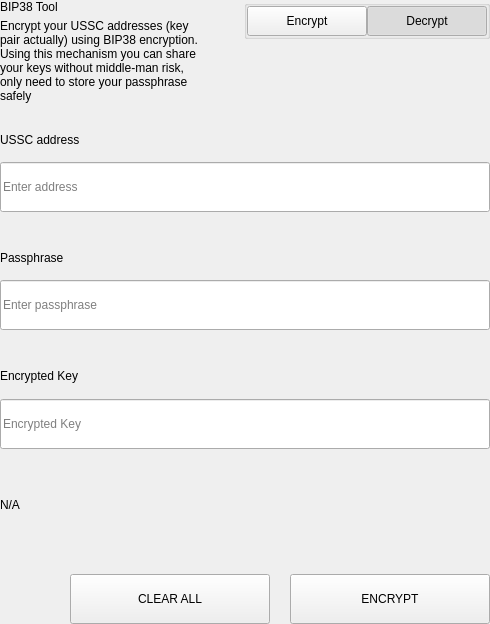
<?xml version="1.0" encoding="UTF-8"?>
<ui version="4.0">
 <class>SettingsBitToolWidget</class>
 <widget class="QWidget" name="SettingsBitToolWidget">
  <property name="geometry">
   <rect>
    <x>0</x>
    <y>0</y>
    <width>490</width>
    <height>624</height>
   </rect>
  </property>
  <property name="windowTitle">
   <string>Form</string>
  </property>
  <layout class="QVBoxLayout" name="verticalLayout">
   <property name="spacing">
    <number>0</number>
   </property>
   <property name="leftMargin">
    <number>0</number>
   </property>
   <property name="topMargin">
    <number>0</number>
   </property>
   <property name="rightMargin">
    <number>0</number>
   </property>
   <property name="bottomMargin">
    <number>0</number>
   </property>
   <item>
    <widget class="QWidget" name="left" native="true">
     <layout class="QVBoxLayout" name="verticalLayout_3">
      <property name="leftMargin">
       <number>0</number>
      </property>
      <property name="topMargin">
       <number>0</number>
      </property>
      <property name="rightMargin">
       <number>0</number>
      </property>
      <property name="bottomMargin">
       <number>0</number>
      </property>
      <item>
       <layout class="QVBoxLayout" name="verticalLayout_2">
        <property name="spacing">
         <number>0</number>
        </property>
        <item>
         <layout class="QHBoxLayout" name="horizontalLayout_3" stretch="3,1">
          <property name="spacing">
           <number>40</number>
          </property>
          <item>
           <layout class="QVBoxLayout" name="verticalLayoutTitle">
            <property name="spacing">
             <number>5</number>
            </property>
            <item>
             <widget class="QLabel" name="labelTitle">
              <property name="text">
               <string>BIP38 Tool</string>
              </property>
             </widget>
            </item>
            <item>
             <widget class="QLabel" name="labelSubtitle1">
              <property name="text">
               <string>Encrypt your USSC addresses (key pair actually) using BIP38 encryption.
Using this mechanism you can share your keys without middle-man risk, only need to store your passphrase safely</string>
              </property>
              <property name="wordWrap">
               <bool>true</bool>
              </property>
             </widget>
            </item>
           </layout>
          </item>
          <item alignment="Qt::AlignTop">
           <widget class="QGroupBox" name="groupBox">
            <property name="title">
             <string/>
            </property>
            <property name="alignment">
             <set>Qt::AlignLeading|Qt::AlignLeft|Qt::AlignTop</set>
            </property>
            <layout class="QHBoxLayout" name="horizontalLayout_4">
             <property name="spacing">
              <number>0</number>
             </property>
             <property name="leftMargin">
              <number>0</number>
             </property>
             <property name="topMargin">
              <number>0</number>
             </property>
             <property name="rightMargin">
              <number>0</number>
             </property>
             <property name="bottomMargin">
              <number>0</number>
             </property>
             <item>
              <spacer name="horizontalSpacer">
               <property name="orientation">
                <enum>Qt::Horizontal</enum>
               </property>
               <property name="sizeHint" stdset="0">
                <size>
                 <width>40</width>
                 <height>20</height>
                </size>
               </property>
              </spacer>
             </item>
             <item>
              <widget class="QPushButton" name="pushLeft">
               <property name="minimumSize">
                <size>
                 <width>120</width>
                 <height>30</height>
                </size>
               </property>
               <property name="maximumSize">
                <size>
                 <width>120</width>
                 <height>30</height>
                </size>
               </property>
               <property name="focusPolicy">
                <enum>Qt::NoFocus</enum>
               </property>
               <property name="text">
                <string>Encrypt</string>
               </property>
               <property name="checkable">
                <bool>true</bool>
               </property>
               <property name="autoExclusive">
                <bool>true</bool>
               </property>
              </widget>
             </item>
             <item>
              <widget class="QPushButton" name="pushRight">
               <property name="minimumSize">
                <size>
                 <width>120</width>
                 <height>30</height>
                </size>
               </property>
               <property name="maximumSize">
                <size>
                 <width>120</width>
                 <height>30</height>
                </size>
               </property>
               <property name="focusPolicy">
                <enum>Qt::NoFocus</enum>
               </property>
               <property name="text">
                <string>Decrypt</string>
               </property>
               <property name="checkable">
                <bool>true</bool>
               </property>
               <property name="checked">
                <bool>true</bool>
               </property>
               <property name="autoExclusive">
                <bool>true</bool>
               </property>
              </widget>
             </item>
            </layout>
           </widget>
          </item>
         </layout>
        </item>
        <item>
         <widget class="QStackedWidget" name="stackedWidget">
          <property name="currentIndex">
           <number>1</number>
          </property>
          <widget class="QWidget" name="pageDecrypt">
           <layout class="QVBoxLayout" name="verticalLayout_5">
            <property name="spacing">
             <number>0</number>
            </property>
            <property name="leftMargin">
             <number>0</number>
            </property>
            <property name="topMargin">
             <number>0</number>
            </property>
            <property name="rightMargin">
             <number>0</number>
            </property>
            <property name="bottomMargin">
             <number>0</number>
            </property>
            <item>
             <widget class="QWidget" name="widget" native="true">
              <property name="minimumSize">
               <size>
                <width>0</width>
                <height>100</height>
               </size>
              </property>
              <layout class="QVBoxLayout" name="verticalLayout_4">
               <property name="spacing">
                <number>0</number>
               </property>
               <property name="leftMargin">
                <number>0</number>
               </property>
               <property name="topMargin">
                <number>0</number>
               </property>
               <property name="rightMargin">
                <number>0</number>
               </property>
               <property name="bottomMargin">
                <number>0</number>
               </property>
               <item>
                <spacer name="verticalSpacer_2">
                 <property name="orientation">
                  <enum>Qt::Vertical</enum>
                 </property>
                 <property name="sizeType">
                  <enum>QSizePolicy::Fixed</enum>
                 </property>
                 <property name="sizeHint" stdset="0">
                  <size>
                   <width>20</width>
                   <height>20</height>
                  </size>
                 </property>
                </spacer>
               </item>
               <item>
                <layout class="QHBoxLayout" name="horizontalLayout_6" stretch="2">
                 <property name="spacing">
                  <number>0</number>
                 </property>
                 <item>
                  <layout class="QVBoxLayout" name="verticalLayout_7">
                   <property name="spacing">
                    <number>9</number>
                   </property>
                   <item>
                    <widget class="QLabel" name="labelSubtitleKey">
                     <property name="minimumSize">
                      <size>
                       <width>0</width>
                       <height>20</height>
                      </size>
                     </property>
                     <property name="maximumSize">
                      <size>
                       <width>16777215</width>
                       <height>20</height>
                      </size>
                     </property>
                     <property name="text">
                      <string>Encrypted key</string>
                     </property>
                    </widget>
                   </item>
                   <item>
                    <widget class="QLineEdit" name="lineEditKey">
                     <property name="minimumSize">
                      <size>
                       <width>0</width>
                       <height>50</height>
                      </size>
                     </property>
                     <property name="maximumSize">
                      <size>
                       <width>16777215</width>
                       <height>50</height>
                      </size>
                     </property>
                     <property name="placeholderText">
                      <string>Enter a encrypted key</string>
                     </property>
                    </widget>
                   </item>
                  </layout>
                 </item>
                </layout>
               </item>
               <item>
                <spacer name="verticalSpacer_3">
                 <property name="orientation">
                  <enum>Qt::Vertical</enum>
                 </property>
                 <property name="sizeType">
                  <enum>QSizePolicy::Fixed</enum>
                 </property>
                 <property name="sizeHint" stdset="0">
                  <size>
                   <width>20</width>
                   <height>20</height>
                  </size>
                 </property>
                </spacer>
               </item>
               <item>
                <layout class="QVBoxLayout" name="verticalLayout_9">
                 <property name="spacing">
                  <number>9</number>
                 </property>
                 <item>
                  <widget class="QLabel" name="labelSubtitlePassphrase">
                   <property name="maximumSize">
                    <size>
                     <width>16777215</width>
                     <height>20</height>
                    </size>
                   </property>
                   <property name="text">
                    <string>Passphrase</string>
                   </property>
                  </widget>
                 </item>
                 <item>
                  <widget class="QLineEdit" name="lineEditPassphrase">
                   <property name="minimumSize">
                    <size>
                     <width>0</width>
                     <height>50</height>
                    </size>
                   </property>
                   <property name="maximumSize">
                    <size>
                     <width>16777215</width>
                     <height>50</height>
                    </size>
                   </property>
                   <property name="placeholderText">
                    <string>Enter a passphrase</string>
                   </property>
                  </widget>
                 </item>
                </layout>
               </item>
               <item>
                <spacer name="verticalSpacer_4">
                 <property name="orientation">
                  <enum>Qt::Vertical</enum>
                 </property>
                 <property name="sizeType">
                  <enum>QSizePolicy::Fixed</enum>
                 </property>
                 <property name="sizeHint" stdset="0">
                  <size>
                   <width>20</width>
                   <height>20</height>
                  </size>
                 </property>
                </spacer>
               </item>
               <item>
                <widget class="QWidget" name="widget_3" native="true">
                 <property name="sizePolicy">
                  <sizepolicy hsizetype="Preferred" vsizetype="Fixed">
                   <horstretch>0</horstretch>
                   <verstretch>0</verstretch>
                  </sizepolicy>
                 </property>
                 <layout class="QVBoxLayout" name="verticalLayout_10">
                  <property name="spacing">
                   <number>9</number>
                  </property>
                  <property name="leftMargin">
                   <number>0</number>
                  </property>
                  <property name="topMargin">
                   <number>0</number>
                  </property>
                  <property name="rightMargin">
                   <number>0</number>
                  </property>
                  <property name="bottomMargin">
                   <number>0</number>
                  </property>
                  <item>
                   <widget class="QLabel" name="labelSubtitleDecryptResult">
                    <property name="minimumSize">
                     <size>
                      <width>0</width>
                      <height>20</height>
                     </size>
                    </property>
                    <property name="maximumSize">
                     <size>
                      <width>16777215</width>
                      <height>20</height>
                     </size>
                    </property>
                    <property name="text">
                     <string>Decrypted address result</string>
                    </property>
                   </widget>
                  </item>
                  <item>
                   <widget class="QWidget" name="widget_4" native="true">
                    <layout class="QHBoxLayout" name="horizontalLayout" stretch="6,0,1">
                     <property name="spacing">
                      <number>0</number>
                     </property>
                     <property name="leftMargin">
                      <number>0</number>
                     </property>
                     <property name="topMargin">
                      <number>0</number>
                     </property>
                     <property name="rightMargin">
                      <number>0</number>
                     </property>
                     <property name="bottomMargin">
                      <number>0</number>
                     </property>
                     <item alignment="Qt::AlignVCenter">
                      <widget class="QLineEdit" name="lineEditDecryptResult">
                       <property name="minimumSize">
                        <size>
                         <width>0</width>
                         <height>50</height>
                        </size>
                       </property>
                       <property name="maximumSize">
                        <size>
                         <width>16777215</width>
                         <height>50</height>
                        </size>
                       </property>
                       <property name="placeholderText">
                        <string>Decrypted Address</string>
                       </property>
                      </widget>
                     </item>
                     <item>
                      <spacer name="horizontalSpacer_4">
                       <property name="orientation">
                        <enum>Qt::Horizontal</enum>
                       </property>
                       <property name="sizeType">
                        <enum>QSizePolicy::Fixed</enum>
                       </property>
                       <property name="sizeHint" stdset="0">
                        <size>
                         <width>20</width>
                         <height>50</height>
                        </size>
                       </property>
                      </spacer>
                     </item>
                     <item>
                      <widget class="QPushButton" name="pushButtonImport">
                       <property name="minimumSize">
                        <size>
                         <width>140</width>
                         <height>40</height>
                        </size>
                       </property>
                       <property name="text">
                        <string>Import Address</string>
                       </property>
                      </widget>
                     </item>
                    </layout>
                   </widget>
                  </item>
                 </layout>
                </widget>
               </item>
               <item>
                <widget class="QLabel" name="statusLabel_DEC">
                 <property name="maximumSize">
                  <size>
                   <width>16777215</width>
                   <height>40</height>
                  </size>
                 </property>
                 <property name="text">
                  <string/>
                 </property>
                </widget>
               </item>
               <item>
                <spacer name="verticalSpacer">
                 <property name="orientation">
                  <enum>Qt::Vertical</enum>
                 </property>
                 <property name="sizeType">
                  <enum>QSizePolicy::Preferred</enum>
                 </property>
                 <property name="sizeHint" stdset="0">
                  <size>
                   <width>20</width>
                   <height>20</height>
                  </size>
                 </property>
                </spacer>
               </item>
               <item>
                <layout class="QHBoxLayout" name="horizontalLayout_7">
                 <property name="spacing">
                  <number>0</number>
                 </property>
                 <item>
                  <spacer name="horizontalSpacer_5">
                   <property name="orientation">
                    <enum>Qt::Horizontal</enum>
                   </property>
                   <property name="sizeType">
                    <enum>QSizePolicy::Expanding</enum>
                   </property>
                   <property name="sizeHint" stdset="0">
                    <size>
                     <width>40</width>
                     <height>20</height>
                    </size>
                   </property>
                  </spacer>
                 </item>
                 <item>
                  <widget class="QPushButton" name="pushButtonDecryptClear">
                   <property name="minimumSize">
                    <size>
                     <width>200</width>
                     <height>50</height>
                    </size>
                   </property>
                   <property name="maximumSize">
                    <size>
                     <width>200</width>
                     <height>50</height>
                    </size>
                   </property>
                   <property name="text">
                    <string>CLEAR</string>
                   </property>
                  </widget>
                 </item>
                 <item>
                  <spacer name="horizontalSpacer_3">
                   <property name="orientation">
                    <enum>Qt::Horizontal</enum>
                   </property>
                   <property name="sizeType">
                    <enum>QSizePolicy::Fixed</enum>
                   </property>
                   <property name="sizeHint" stdset="0">
                    <size>
                     <width>20</width>
                     <height>20</height>
                    </size>
                   </property>
                  </spacer>
                 </item>
                 <item>
                  <widget class="QPushButton" name="pushButtonDecrypt">
                   <property name="minimumSize">
                    <size>
                     <width>200</width>
                     <height>50</height>
                    </size>
                   </property>
                   <property name="maximumSize">
                    <size>
                     <width>200</width>
                     <height>50</height>
                    </size>
                   </property>
                   <property name="text">
                    <string>DECRYPT KEY</string>
                   </property>
                  </widget>
                 </item>
                </layout>
               </item>
              </layout>
             </widget>
            </item>
           </layout>
          </widget>
          <widget class="QWidget" name="pageEncrypt">
           <layout class="QVBoxLayout" name="verticalLayout_11">
            <property name="spacing">
             <number>0</number>
            </property>
            <property name="leftMargin">
             <number>0</number>
            </property>
            <property name="topMargin">
             <number>0</number>
            </property>
            <property name="rightMargin">
             <number>0</number>
            </property>
            <property name="bottomMargin">
             <number>0</number>
            </property>
            <item>
             <spacer name="verticalSpacer_8">
              <property name="orientation">
               <enum>Qt::Vertical</enum>
              </property>
              <property name="sizeType">
               <enum>QSizePolicy::Fixed</enum>
              </property>
              <property name="sizeHint" stdset="0">
               <size>
                <width>20</width>
                <height>20</height>
               </size>
              </property>
             </spacer>
            </item>
            <item>
             <widget class="QWidget" name="containerAddressEnc" native="true">
              <layout class="QVBoxLayout" name="containerAddressEncLayout">
               <property name="spacing">
                <number>5</number>
               </property>
               <property name="leftMargin">
                <number>0</number>
               </property>
               <property name="topMargin">
                <number>0</number>
               </property>
               <property name="rightMargin">
                <number>0</number>
               </property>
               <property name="bottomMargin">
                <number>0</number>
               </property>
               <item>
                <widget class="QLabel" name="labelSubtitleAddress">
                 <property name="minimumSize">
                  <size>
                   <width>0</width>
                   <height>20</height>
                  </size>
                 </property>
                 <property name="maximumSize">
                  <size>
                   <width>16777215</width>
                   <height>20</height>
                  </size>
                 </property>
                 <property name="text">
                  <string>USSC address</string>
                 </property>
                </widget>
               </item>
               <item>
                <widget class="QLineEdit" name="addressIn_ENC">
                 <property name="minimumSize">
                  <size>
                   <width>0</width>
                   <height>50</height>
                  </size>
                 </property>
                 <property name="placeholderText">
                  <string>Enter address</string>
                 </property>
                </widget>
               </item>
              </layout>
             </widget>
            </item>
            <item>
             <spacer name="verticalSpacer_6">
              <property name="orientation">
               <enum>Qt::Vertical</enum>
              </property>
              <property name="sizeType">
               <enum>QSizePolicy::Fixed</enum>
              </property>
              <property name="sizeHint" stdset="0">
               <size>
                <width>20</width>
                <height>20</height>
               </size>
              </property>
             </spacer>
            </item>
            <item>
             <widget class="QWidget" name="containerAddress" native="true">
              <layout class="QHBoxLayout" name="horizontalLayout_9" stretch="2">
               <property name="spacing">
                <number>0</number>
               </property>
               <property name="leftMargin">
                <number>0</number>
               </property>
               <property name="topMargin">
                <number>0</number>
               </property>
               <property name="rightMargin">
                <number>0</number>
               </property>
               <property name="bottomMargin">
                <number>0</number>
               </property>
               <item>
                <layout class="QVBoxLayout" name="verticalLayout_8">
                 <property name="spacing">
                  <number>5</number>
                 </property>
                 <item>
                  <widget class="QLabel" name="labelSubtitleMessage">
                   <property name="minimumSize">
                    <size>
                     <width>0</width>
                     <height>20</height>
                    </size>
                   </property>
                   <property name="maximumSize">
                    <size>
                     <width>16777215</width>
                     <height>20</height>
                    </size>
                   </property>
                   <property name="text">
                    <string>Passphrase</string>
                   </property>
                  </widget>
                 </item>
                 <item>
                  <widget class="QLineEdit" name="passphraseIn_ENC">
                   <property name="minimumSize">
                    <size>
                     <width>0</width>
                     <height>50</height>
                    </size>
                   </property>
                   <property name="maximumSize">
                    <size>
                     <width>16777215</width>
                     <height>50</height>
                    </size>
                   </property>
                   <property name="placeholderText">
                    <string>Enter passphrase</string>
                   </property>
                  </widget>
                 </item>
                </layout>
               </item>
              </layout>
             </widget>
            </item>
            <item>
             <spacer name="verticalSpacer_7">
              <property name="orientation">
               <enum>Qt::Vertical</enum>
              </property>
              <property name="sizeType">
               <enum>QSizePolicy::Fixed</enum>
              </property>
              <property name="sizeHint" stdset="0">
               <size>
                <width>20</width>
                <height>20</height>
               </size>
              </property>
             </spacer>
            </item>
            <item>
             <widget class="QWidget" name="widget_2" native="true">
              <property name="minimumSize">
               <size>
                <width>0</width>
                <height>75</height>
               </size>
              </property>
              <property name="maximumSize">
               <size>
                <width>16777215</width>
                <height>16777215</height>
               </size>
              </property>
              <layout class="QVBoxLayout" name="verticalLayout_6">
               <property name="leftMargin">
                <number>0</number>
               </property>
               <property name="topMargin">
                <number>0</number>
               </property>
               <property name="rightMargin">
                <number>0</number>
               </property>
               <property name="bottomMargin">
                <number>0</number>
               </property>
               <item>
                <widget class="QLabel" name="labelSubtitleEncryptedKey">
                 <property name="minimumSize">
                  <size>
                   <width>0</width>
                   <height>20</height>
                  </size>
                 </property>
                 <property name="maximumSize">
                  <size>
                   <width>16777215</width>
                   <height>20</height>
                  </size>
                 </property>
                 <property name="text">
                  <string>Encrypted Key</string>
                 </property>
                </widget>
               </item>
               <item>
                <widget class="QLineEdit" name="encryptedKeyOut_ENC">
                 <property name="minimumSize">
                  <size>
                   <width>0</width>
                   <height>50</height>
                  </size>
                 </property>
                 <property name="placeholderText">
                  <string>Encrypted Key</string>
                 </property>
                </widget>
               </item>
              </layout>
             </widget>
            </item>
            <item>
             <widget class="QLabel" name="statusLabel_ENC">
              <property name="text">
               <string notr="true">N/A</string>
              </property>
             </widget>
            </item>
            <item>
             <spacer name="verticalSpacer_5">
              <property name="orientation">
               <enum>Qt::Vertical</enum>
              </property>
              <property name="sizeType">
               <enum>QSizePolicy::Fixed</enum>
              </property>
              <property name="sizeHint" stdset="0">
               <size>
                <width>20</width>
                <height>20</height>
               </size>
              </property>
             </spacer>
            </item>
            <item>
             <layout class="QHBoxLayout" name="horizontalLayout_8">
              <property name="spacing">
               <number>0</number>
              </property>
              <item>
               <spacer name="horizontalSpacer_6">
                <property name="orientation">
                 <enum>Qt::Horizontal</enum>
                </property>
                <property name="sizeType">
                 <enum>QSizePolicy::Expanding</enum>
                </property>
                <property name="sizeHint" stdset="0">
                 <size>
                  <width>40</width>
                  <height>20</height>
                 </size>
                </property>
               </spacer>
              </item>
              <item>
               <widget class="QPushButton" name="pushButtonClear">
                <property name="minimumSize">
                 <size>
                  <width>200</width>
                  <height>50</height>
                 </size>
                </property>
                <property name="focusPolicy">
                 <enum>Qt::NoFocus</enum>
                </property>
                <property name="text">
                 <string>CLEAR ALL</string>
                </property>
               </widget>
              </item>
              <item>
               <spacer name="horizontalSpacer_2">
                <property name="orientation">
                 <enum>Qt::Horizontal</enum>
                </property>
                <property name="sizeType">
                 <enum>QSizePolicy::Fixed</enum>
                </property>
                <property name="sizeHint" stdset="0">
                 <size>
                  <width>20</width>
                  <height>20</height>
                 </size>
                </property>
               </spacer>
              </item>
              <item>
               <widget class="QPushButton" name="pushButtonEncrypt">
                <property name="minimumSize">
                 <size>
                  <width>200</width>
                  <height>50</height>
                 </size>
                </property>
                <property name="maximumSize">
                 <size>
                  <width>200</width>
                  <height>50</height>
                 </size>
                </property>
                <property name="focusPolicy">
                 <enum>Qt::NoFocus</enum>
                </property>
                <property name="text">
                 <string>ENCRYPT</string>
                </property>
               </widget>
              </item>
             </layout>
            </item>
           </layout>
          </widget>
         </widget>
        </item>
       </layout>
      </item>
     </layout>
    </widget>
   </item>
  </layout>
 </widget>
 <resources/>
 <connections/>
</ui>
